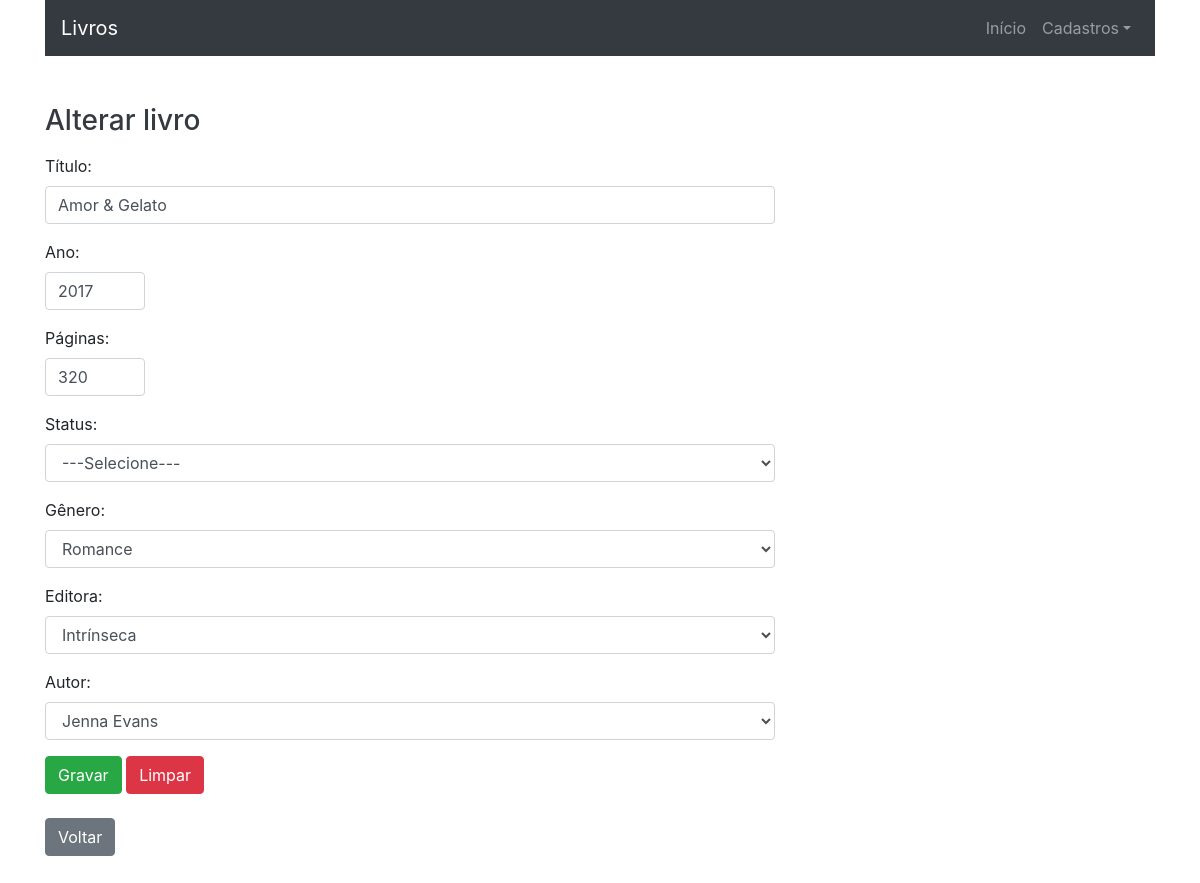
The page /view/livros/alterar.php?id=1 on the database as committed earlier.
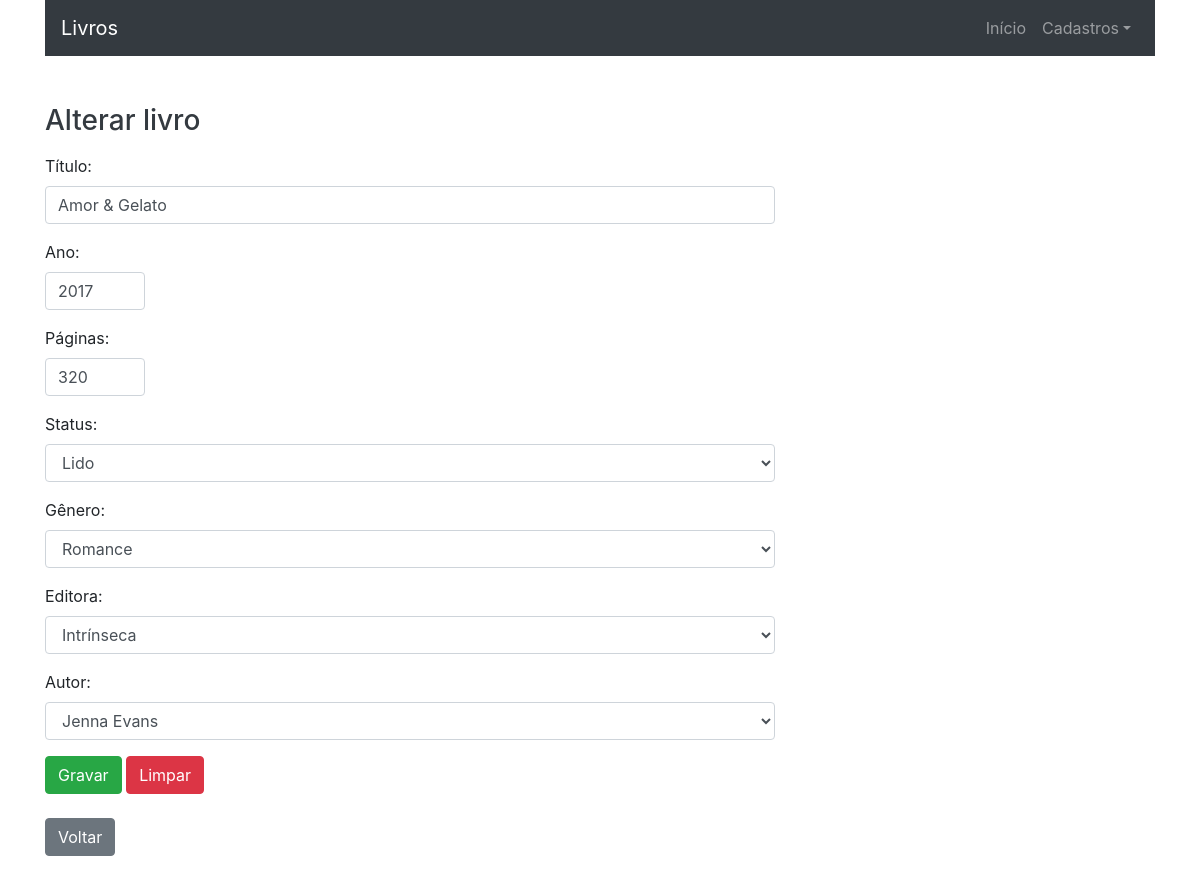
The same page on the database as committed later.
### tables this page shows
CREATE TABLE livros (
    id int AUTO_INCREMENT NOT NULL,
    titulo varchar(57) NOT NULL,
    ano int NOT NULL,
    paginas int NOT NULL,
    status VARCHAR(1) NOT NULL,  
    genero varchar(1) NOT NULL,  
    id_editora int NOT NULL,
    id_autor int NOT NULL,
    CONSTRAINT pk_livros PRIMARY KEY (id)
);

CREATE TABLE editoras (
    id int AUTO_INCREMENT NOT NULL,
    nome varchar(127) NOT NULL,
    pais varchar(57) NOT NULL,
    CONSTRAINT pk_editoras PRIMARY KEY (id)
);

CREATE TABLE autores (
    id int AUTO_INCREMENT NOT NULL,
    nome varchar(127) NOT NULL,
    pais varchar(57) NOT NULL,
    CONSTRAINT pk_autores PRIMARY KEY (id)
);

### view/livros/alterar.php (called while the page is built, shortened)
<?php
include_once(__DIR__ . "/../../model/Livro.php");
include_once(__DIR__ . "/../../model/Editora.php");
include_once(__DIR__ . "/../../model/Autor.php");
include_once(__DIR__ . "/../../controller/LivroController.php");
$livro = null;
if(isset($_POST['submetido'])){
    $idLivro = $_POST['id_livro'];
    $titulo = trim($_POST['titulo']);
    $ano = is_numeric($_POST['ano']) ? $_POST['ano'] : NULL;
    $paginas = is_numeric($_POST['paginas']) ? $_POST['paginas'] : NULL;
    $status = trim($_POST['status']);
    $genero = trim($_POST['genero']);
    $idEditora = is_numeric($_POST['editora']) ? $_POST['editora'] : NULL;
    $idAutor = is_numeric($_POST['autor']) ? $_POST['autor'] : NULL;
    $livro = new Livro();
    $livro->setId($idLivro)
        ->setTitulo($titulo)
        ->setAno($ano)
        ->setPaginas($paginas)
        ->setStatus($status)
        ->setGenero($genero);
    if ($idEditora) {
        $editora = new Editora();
        $editora->setId($idEditora);
        $livro->setEditora($editora);
    }
    if ($idAutor) {
        $autor = new Autor();
        $autor->setId($idAutor);
        $livro->setAutor($autor);
    }
    $livroCont = new LivroController();
    $erros = $livroCont->alterar($livro);
    if (!$erros) {
        header("location: listar.php");
        exit;
    }
    $msgErros = implode("<br>", $erros);
} else {
    $idLivro = 0;
    if(isset($_GET['id']))
        $idLivro = $_GET['id'];
    $livroCont = new LivroController();
    $livro = $livroCont->buscarPorId($idLivro);
}
include_once(__DIR__ . "/form.php");

### dao/LivroDAO.php (called while the page is built, shortened)
<?php
include_once(__DIR__ . "/../model/Livro.php");
class LivroDAO {
    private function mapDBToObject(array $result) {
        $livros = array();
        foreach($result as $reg) {
            $livro = new Livro();
            $livro->setId($reg['id']);
            $livro->setTitulo($reg['titulo']);
            $livro->setAno($reg['ano']);
            $livro->setPaginas($reg['paginas']);
            $livro->setStatus($reg['status']);
            $livro->setGenero($reg['genero']);
            $editora = new Editora();
            $editora->setId($reg['id_editora']);
            $editora->setNome($reg['nome_editora']);
            $livro->setEditora($editora);
            $autor = new Autor();
            $autor->setId($reg['id_autor']);
            $autor->setNome($reg['nome_autor']);
            $livro->setAutor($autor);
            array_push($livros, $livro);
        }
        return $livros;
    }
    public function findById(int $idLivro) {
        $conn = Connection::getConnection();
        $sql = "SELECT l.*, d.nome AS nome_editora, a.nome AS nome_autor" .
            " FROM livros l" .
            " JOIN editoras d ON (d.id = l.id_editora)" .
            " JOIN autores a ON (a.id = l.id_autor)" .
            " WHERE l.id = ?" .
            " ORDER BY a.nome";
        $stm = $conn->prepare($sql);
        $stm->execute(array($idLivro));
        $result = $stm->fetchAll();
        $livros = $this->mapDBToObject($result);
        if($livros) {
            return $livros[0];
        } else {
            return null;
        }
    }
}

### controller/LivroController.php (called while the page is built, shortened)
<?php
include_once(__DIR__ . "/../dao/LivroDAO.php");
include_once(__DIR__ . "/../model/Livro.php");
class LivroController {
    private LivroDAO $livroDAO;
    public function __construct() {
        $this->livroDAO = new LivroDAO();
    }
    public function buscarPorId(int $idLivro) {
        return $this->livroDAO->findById($idLivro);
    }
}

### model/Livro.php (called while the page is built, shortened)
<?php
include_once(__DIR__ . "/../model/Editora.php");
include_once(__DIR__ . "/../model/Autor.php");
class Livro {
    private ?string $titulo;
    private ?int $ano;
    private ?int $paginas;
    private ?string $status;
    private ?string $genero;
    private ?Editora $editora;
    private ?Autor $autor;
    public function __construct() {
        $this->editora = null;
        $this->autor = null;
    }
    public function setId(?int $id) {
        return $this;
    }
    public function getTitulo(): ?string {
        return $this->titulo;
    }
    public function setTitulo(?string $titulo) {
        $this->titulo = $titulo;
        return $this;
    }
    public function getAno(): ?int {
        return $this->ano;
    }
    public function setAno(?int $ano) {
        $this->ano = $ano;
        return $this;
    }
    public function getPaginas(): ?int {
        return $this->paginas;
    }
    public function setPaginas(?int $paginas) {
        $this->paginas = $paginas;
        return $this;
    }
    public function getStatus(): ?string {
        return $this->status;
    }
    public function setStatus(?string $status) {
        $this->status = $status;
        return $this;
    }
    public function getGenero(): ?string {
        return $this->genero;
    }
    public function setGenero(?string $genero) {
        $this->genero = $genero;
        return $this;
    }
    public function getEditora() {
        return $this->editora;
    }
    public function setEditora(?Editora $editora) {
        $this->editora = $editora;
        return $this;
    }
    public function getAutor() {
        return $this->autor;
    }
    public function setAutor(?Autor $autor){
        $this->autor = $autor;
        return $this;
    }
}

### model/Editora.php (called while the page is built, shortened)
<?php
class Editora {
    private ?int $id;
    private ?string $nome;
    public function getId(): ?int {
        return $this->id;
    }
    public function setId($id) {
        $this->id = $id;
        return $this;
    }
    public function getNome(): ?string {
        return $this->nome;
    }
    public function setNome($nome) {
        $this->nome = $nome;
        return $this;
    }
    public function setPais(?string $pais) {
        return $this;
    }
}

### model/Autor.php (called while the page is built, shortened)
<?php
class Autor {
    private ?int $id;
    private ?string $nome;
    public function getId(): ?int {
        return $this->id;
    }
    public function setId($id) {
        $this->id = $id;
        return $this;
    }
    public function getNome(): ?string {
        return $this->nome;
    }
    public function setNome($nome) {
        $this->nome = $nome;
        return $this;
    }
    public function setPais(?string $pais) {
        return $this;
    }
}

### dao/EditoraDAO.php (called while the page is built, shortened)
<?php
include_once (__DIR__ . "/../model/Editora.php");
class EditoraDAO {
    public function list() {
        $conn = Connection::getConnection();
        $sql = "SELECT * FROM editoras ORDER BY nome";
        $stm = $conn->prepare($sql);
        $stm->execute();
        $result = $stm->fetchAll();
        $editoras = $this->mapDBToObject($result);
        return $editoras;
    }
    private function mapDBToObject(array $result) {
        $editoras = array();
        foreach ($result as $reg) {
            $editora = new Editora();
            $editora->setId($reg['id'])
                    ->setNome($reg['nome'])
                    ->setPais($reg['pais']);
            array_push($editoras, $editora);
        }
        return $editoras;
    }
}

### controller/EditoraController.php (called while the page is built)
<?php
include_once(__DIR__ . "/../dao/EditoraDAO.php");
class EditoraController {
    private EditoraDAO $editoraDAO;
    public function __construct() {
        $this->editoraDAO = new EditoraDAO();
    }
    public function listar() {
        return $this->editoraDAO->list();
    }
}

### dao/AutorDAO.php (called while the page is built, shortened)
<?php
include_once (__DIR__ . "/../model/Autor.php");
class AutorDAO {
    public function list() {
        $conn = Connection::getConnection();
        $sql = "SELECT * FROM autores ORDER BY nome";
        $stm = $conn->prepare($sql);
        $stm->execute();
        $result = $stm->fetchAll();
        $autores = $this->mapDBToObject($result);
        return $autores;
    }
    private function mapDBToObject(array $result) {
        $autores = array();
        foreach ($result as $reg) {
            $autor = new Autor();
            $autor->setId($reg['id'])
                  ->setNome($reg['nome'])
                  ->setPais($reg['pais']);
            array_push($autores, $autor);
        }
        return $autores;
    }
}

### controller/AutorController.php (called while the page is built)
<?php
include_once(__DIR__ . "/../dao/AutorDAO.php");
class AutorController {
    private AutorDAO $autorDAO;
    public function __construct() {
        $this->autorDAO = new AutorDAO();
    }
    public function listar() {
        return $this->autorDAO->list();
    }
}

### view/livros/form.php (the view, shortened to what the changed rows need)
<?php
include_once(__DIR__ . "/../../controller/EditoraController.php");
include_once(__DIR__ . "/../../controller/AutorController.php");
$editoraCont = new EditoraController();
$editoras = $editoraCont->listar();
$autorCont = new AutorController();
$autores = $autorCont->listar();
?>
<?php
include_once(__DIR__ . "/../include/header.php");
?>
<div class="row">
    <div class="col-8 mt-2">
        <form method="POST" action="">
            <div class="form-group">
                <label for="inpTitulo">Título:</label>
                <input class="form-control" type="text" name="titulo" id="inpTitulo"
                    value="<?= ( $livro ? $livro->getTitulo() : '' ) ?>">
            </div>
            <div class="form-group">
                <label for="inpAno">Ano:</label>
                <input class="form-control" type="number" name="ano" id="inpAno"
                    style="width: 100px;"
                    value="<?= ( $livro ? $livro->getAno() : '' )?>">
            </div>
            <div class="form-group">
                <label for="inpPaginas">Páginas:</label>
                <input class="form-control" type="number" name="paginas" id="inpPaginas"
                    style="width: 100px;"
                    value="<?= ( $livro ? $livro->getPaginas() : '' )?>">
            </div>
            <div class="form-group">
                <label for="inpStatus">Status:</label>
                <select class="form-control" name="status" id="inpStatus">
                    <option value="">---Selecione---</option>
                    <option value="L"
                        <?= ($livro && $livro->getStatus() == 'L' ? 'selected' : '') ?>
                    >Lido</option>
                </select>
            </div>
            <div class="form-group">
                <label for="inpGenero">Gênero:</label>
                <select class="form-control" name="genero" id="inpGenero">
                    <option value="R"
                        <?= ($livro && $livro->getGenero() == 'R' ? 'selected' : '') ?>
                    >Romance</option>
                </select>
            </div>
            <div class="form-group">
                <label for="inpEditora">Editora:</label>
                <select class="form-control" name="editora" id="inpEditora">
                    <?php foreach($editoras as $e): ?>
                        <option value="<?= $e->getId() ?>"
                            <?php if($livro && $livro->getEditora() &&
                                $livro->getEditora()->getId() == $e->getId())
                                echo 'selected';
                            ?>
                        >
                            <?= $e->getNome() ?></option>
                    <?php endforeach; ?>
                </select>
            </div>
            <div class="form-group">
                <label for="inpAutor">Autor:</label>
                <select class="form-control" name="autor" id="inpAutor">
                    <?php foreach($autores as $u): ?>
                        <option value="<?= $u->getId() ?>"
                            <?php if($livro && $livro->getAutor() &&
                                $livro->getAutor()->getId() == $u->getId())
                                echo 'selected';
                            ?>
                        >
                            <?= $u->getNome() ?></option>
                    <?php endforeach; ?>
                </select>
            </div>
        </form>
    </div>
</div>
<?php
include_once(__DIR__ . "/../include/footer.php");
?>

Rows that differ between the two databases and show on the page:
changed livros "Amor & Gelato": status (not shown) → "Lido"
Other text that changed with them:
form field status: "---Selecione---" → (not shown)
